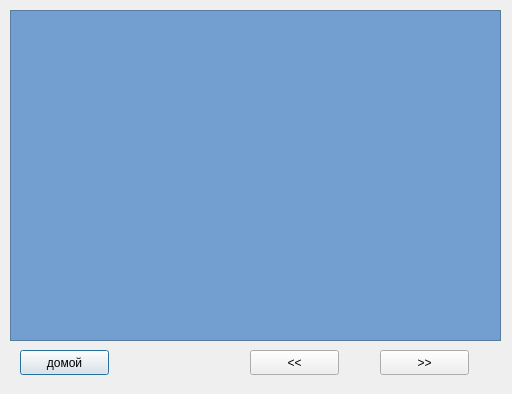
<?xml version="1.0" encoding="UTF-8"?>
<ui version="4.0">
 <class>FAQ</class>
 <widget class="QDialog" name="FAQ">
  <property name="geometry">
   <rect>
    <x>0</x>
    <y>0</y>
    <width>512</width>
    <height>394</height>
   </rect>
  </property>
  <property name="windowTitle">
   <string>FAQ</string>
  </property>
  <widget class="QTextBrowser" name="textBrowser">
   <property name="geometry">
    <rect>
     <x>10</x>
     <y>10</y>
     <width>491</width>
     <height>331</height>
    </rect>
   </property>
   <property name="styleSheet">
    <string notr="true">background-color: rgb(114, 159, 207);</string>
   </property>
  </widget>
  <widget class="QPushButton" name="pushButton">
   <property name="geometry">
    <rect>
     <x>20</x>
     <y>350</y>
     <width>89</width>
     <height>25</height>
    </rect>
   </property>
   <property name="text">
    <string>домой</string>
   </property>
  </widget>
  <widget class="QPushButton" name="pushButton_2">
   <property name="geometry">
    <rect>
     <x>250</x>
     <y>350</y>
     <width>89</width>
     <height>25</height>
    </rect>
   </property>
   <property name="text">
    <string>&lt;&lt;</string>
   </property>
  </widget>
  <widget class="QPushButton" name="pushButton_3">
   <property name="geometry">
    <rect>
     <x>380</x>
     <y>350</y>
     <width>89</width>
     <height>25</height>
    </rect>
   </property>
   <property name="text">
    <string>&gt;&gt;</string>
   </property>
  </widget>
 </widget>
 <resources/>
 <connections/>
</ui>
